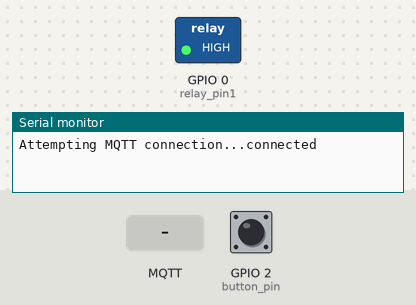
A sketch run on a simulated ESP8266 (NodeMCU). On the bench: switched loads named in the sketch (green lamp = pin HIGH), the last lines printed to the serial monitor. Inputs (shaded band) come from the test bench; at power-on: GPIO 2 (button_pin) HIGH. WiFi joins after 1.5 s; servers stay silent unless stated; no MQTT or app messages arrive unless stated.

Above: at 2.7 s.
2.8 s: GPIO 2 (button_pin) pulled LOW for 0.15 s
At 3.4 s:
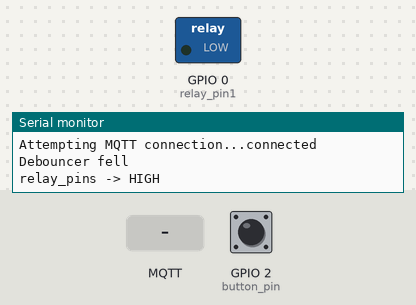
4.4 s: MQTT message "0" arrives on the first subscribed topic
At 5.2 s:
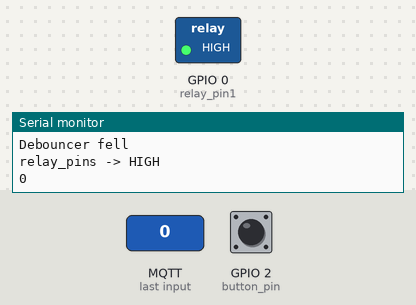
5.9 s: GPIO 2 (button_pin) pulled LOW for 1 s
8.4 s: GPIO 2 (button_pin) pulled LOW for 3.2 s
At 8.9 s:
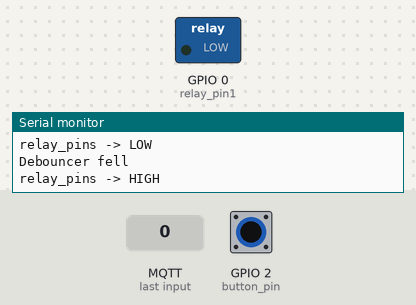
13.1 s: MQTT message "on" arrives on the first subscribed topic
14.6 s: MQTT message "off" arrives on the first subscribed topic
Timing chart, 0 to 17.1 s (numbered marks = the images above; inputs shaded):
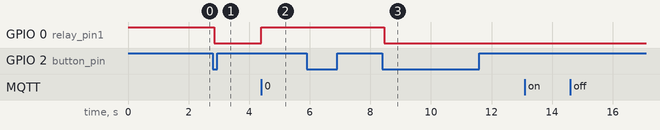

Measured:
- after the input at 2.8 s, GPIO 0 (relay_pin1): HIGH → LOW after 0.05 s
- after the input at 4.4 s, GPIO 0 (relay_pin1): LOW → HIGH at once
- after the input at 8.4 s, GPIO 0 (relay_pin1): HIGH → LOW after 0.05 s

The sketch:

_1_fach_relay_V4.ino
```cpp
/*

  It connects to an MQTT server then:
  - on 0 switches off relays
  - on 1 switches on relays

  - sends 0 on off relays
  - sends 1 on on relays

Board: ESP-01S (Generic ESP-8266 Moduke)
Settings:Generic 8266 Module
Flashmode: DIO
1M (64k SPIFFS)
80 MHz
v2 lower memory
reset method: nodemcu
Upload speed: 115200

Relay:
1 Relay Module

Wiring:

GPIO(0): for connecting to relay on relay board, also connected to green housing LED via 1,5h resistor. LED is on when relay is off
GPIO(2): to ground via button (internal pull-up resistor)


VU: to VCC of relais board
G: to GND of relais board
470µF between GND and Vin
47µf between GND an 3V

Outputs on HIGH means LED's and relays off

*/

#include <ESP8266WiFi.h>
#include <PubSubClient.h>
#include <Bounce2.h>
#include <WiFiClient.h>
#include <WiFiManager.h>
#include <ESP8266HTTPUpdateServer.h>
#include <ESP8266mDNS.h>

//MQTT
const char* mqtt_server = "watchdog.fritz.box";
WiFiClient espClient;
PubSubClient client(espClient);
// WebUpdater
ESP8266WebServer httpServer(80);
ESP8266HTTPUpdateServer httpUpdater;


const char* outrelay1 = "switch/garden/pump/state";
const char* inrelay1 = "switch/garden/pump/set";


//Use of GPIO(0) for relais output1
int relay_pin1 = 0;


//Use of GPIO(2) for button
int button_pin = 2;

//Use of D4 =GPIO(2) for internal LED
//int led_pin = 2;
bool relayState = HIGH;

// Instantiate a Bounce object :
Bounce debouncer = Bounce();

const char* host = "RelaySwitch1";


void setup() {
  pinMode(relay_pin1, OUTPUT);     // Initialize the relay pin1 as an output


  pinMode(button_pin, INPUT_PULLUP);     // Initialize the button pin as input


  // start with relay state HIGH (LED's and relay off)
  digitalWrite(relay_pin1, relayState);

  debouncer.attach(button_pin);   // Use the bounce2 library to debounce the built in button
  debouncer.interval(50);         // Input must be low for 50 ms

  Serial.begin(115200);

  WiFiManager wifiManager;
  wifiManager.autoConnect("MQTT");
  client.setServer(mqtt_server, 1883);
  client.setCallback(callback);

  //WebUpdater
  MDNS.begin(host);

  httpUpdater.setup(&httpServer);
  httpServer.begin();

  MDNS.addService("http", "tcp", 80);

}


void loop() {

  if (!client.connected()) {
    reconnect();
  }
  client.loop();
  extButton();
  //WebUpdater
  httpServer.handleClient();
  unsigned long uptime = millis();
  static unsigned long last_loop;
  unsigned long diff = uptime - last_loop;

  if (diff < 5000) return;
  last_loop = uptime;
}


void callback(char* topic, byte* payload, unsigned int length) {

  if (strcmp(topic, inrelay1) == 0) {
    for (int i = 0; i < length; i++) {
      Serial.print((char)payload[i]);
    }
    // Switch off the Relay1 if "0" was received as first character
    if ((char)payload[0] == '0') {
      digitalWrite(relay_pin1, HIGH);
      client.publish(outrelay1, "0");


      // Switch on the Relay1 if "1" was received as first character
    } else if ((char)payload[0] == '1') {
      digitalWrite(relay_pin1, LOW);
      client.publish(outrelay1, "1");

    }
  }
}


void reconnect() {
  // Loop until we're reconnected
  while (!client.connected()) {
    Serial.print("Attempting MQTT connection...");
    // Attempt to connect
    if (client.connect(host)) {
      Serial.println("connected");
      client.subscribe(inrelay1);
    }   else {
      Serial.print("failed, rc=");
      Serial.print(client.state());
      Serial.println(" try again in 5 seconds");
      delay(5000);
    }
  }
}


void extButton() {
  debouncer.update();

  // Call code if Bounce fell (transition from HIGH to LOW) :
  if ( debouncer.fell() ) {
    Serial.println("Debouncer fell");
    // Toggle relay state :
    relayState = !relayState;
    digitalWrite(relay_pin1, relayState);


    if (relayState == 0) {
      Serial.println("relay_pins -> HIGH");
      client.publish(outrelay1, "1");
    }
    else if (relayState == 1) {
      Serial.println("relay_pins -> LOW");
      client.publish(outrelay1, "0");
    }
  }
}
```
